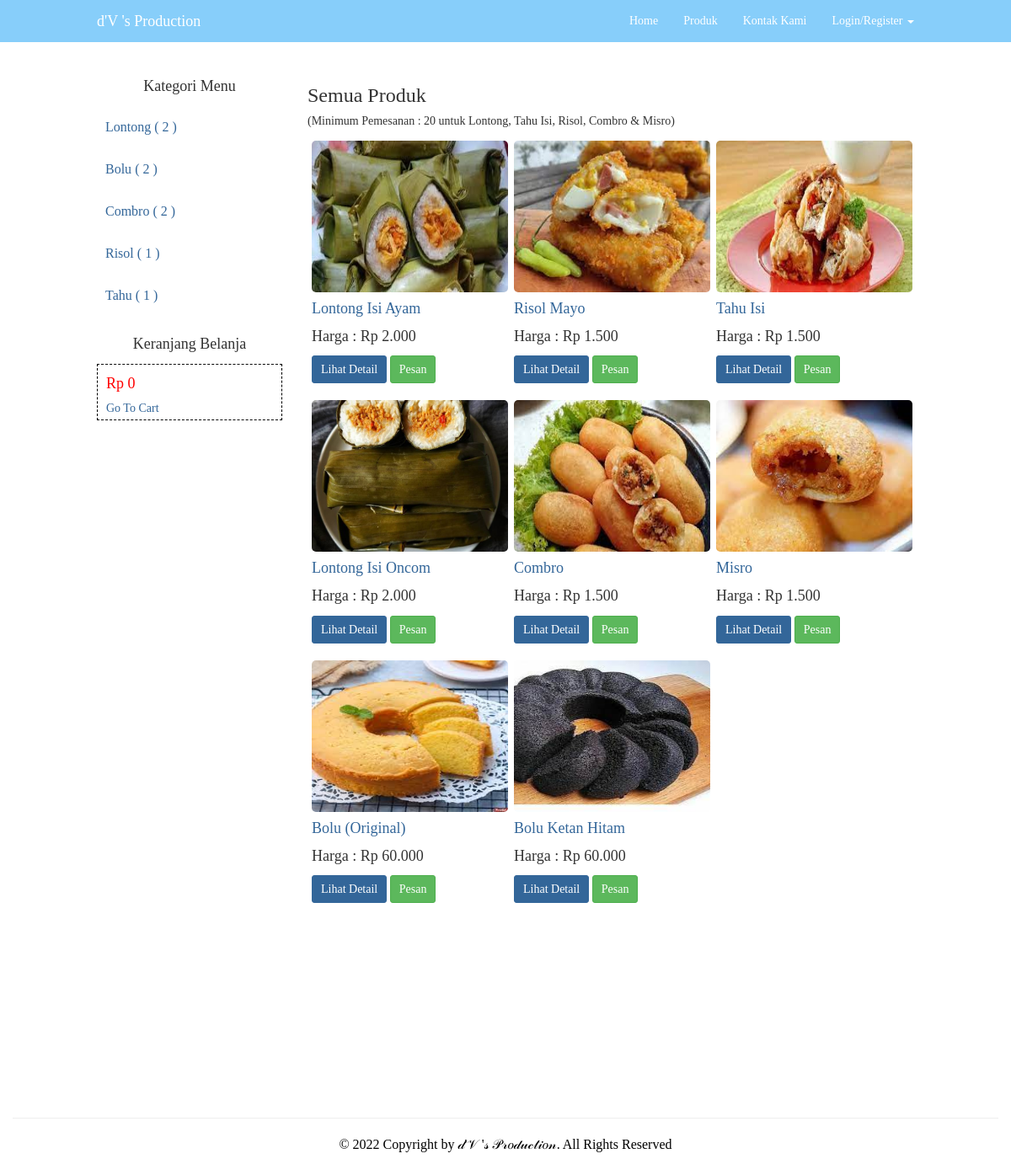
/produk.php, run on the app's committed database.
### tables this page shows
CREATE TABLE `kategori_produk` (
  `id` int(11) NOT NULL,
  `nama` varchar(30) NOT NULL,
  `deskripsi` text NOT NULL
);

CREATE TABLE `produk` (
  `id` int(11) NOT NULL,
  `nama` varchar(30) NOT NULL,
  `deskripsi` text NOT NULL,
  `gambar` varchar(50) NOT NULL,
  `harga` decimal(10,0) NOT NULL,
  `kategori_produk_id` int(11) NOT NULL
);

### inc/config.php (called while the page is built, shortened)
<?php
	$url = "";
?>

### produk.php (the view, shortened to what this page needs)
<?php
	include"inc/config.php";
	include"layout/header.php";
?>
	<div class="container" style="margin-top:10px; font-family: Maiandra GD;">
		<div class="row">
			<div class="col-md-3">
				<div style="width:100%; height:auto; padding-top:3px;padding-bottom:3px;">
					<h4 class="text-center">Kategori Menu</h4>
				</div>
				<ul class="kategori">
					<?php
					$kategori = mysql_query("SELECT * FROM kategori_produk");
					while($data = mysql_fetch_array($kategori)){
					?>
					<li><a href="<?php echo $url; ?>produk.php?kategori=<?php echo $data['id'] ?>"><?php echo $data['nama']; ?> (
					<?php
					$ck = mysql_num_rows(mysql_query("SELECT * FROM produk WHERE kategori_produk_id='$data[id]'"));
						if($ck > 0){ echo $ck;
						}else{ echo 0; } ?>
						)</a></li>
					<?php } ?>
				</ul>
				<div style="width:100%; height:auto; padding-top:3px;padding-bottom:3px;">
					<h4 class="text-center">Keranjang Belanja</h4>
				</div>
				<div style="width:100%; height:auto; padding-top:3px;padding-bottom:3px; padding-left:10px; border: 1px dashed #000;">
					<?php
					if(isset($_SESSION['cart'])){
					$total = 0;
					$cart = unserialize($_SESSION['cart']);
						if($cart == ''){
							$cart = [];
						}
						foreach($cart as $id => $qty){
							$product = mysql_fetch_array(mysql_query("select * from produk WHERE id='$id'"));
						if(isset($product)){
							$t = $qty * $product['harga'];
							$total += $t;
							}
						}
						echo '<h4 style="color:#f00;">Rp '. number_format($total, 0, ',', '.') .'</h4>';
						}else{
						echo '<h4 style="color:#f00;">Rp 0</h4>';
						}
						?>
					<a href="<?php echo $url; ?>keranjang.php">Go To Cart</a>
				</div>
			</div>
			<?php
			if(!empty($_GET['id'])){ ?>
			<?php
				extract($_GET);
				$k = mysql_query("SELECT * FROM produk where id='$id'");
				$data = mysql_fetch_array($k);
			?>
			<div class="col-md-9">
				<div class="row">
					<div class="col-md-12">
						<h3>Detail : <?php echo $data['nama'] ?></h3>
						<br/>
						<div class="col-md-12 content-menu" style="margin-top:-20px;">
							<?php $kat = mysql_fetch_array(mysql_query("SELECT * FROM kategori_produk where id='$data[kategori_produk_id]'"));  ?>
							<small>Kategori :<a href="<?php echo $url; ?>produk.php?kategori=<?php echo $kat['id'] ?>"><?php echo $kat['nama'] ?></a></small>
							<a href="<?php echo $url; ?>produk.php?id=<?php echo $data['id'] ?>">
								<img src="<?php echo $url; ?>uploads/<?php echo $data['gambar'] ?>" width="100%">
							</a>
							<br><br>
							<p><?php echo $data['deskripsi'] ?></p>
							<p style="font-size:18px">Harga : Rp <?php echo number_format($data['harga'], 0, ',', '.') ?></p>
							<p>
								<a href="<?php echo $url; ?>keranjang.php?act=beli&&produk_id=<?php echo $data['id'] ?>" class="btn btn-success" href="#" role="button">Pesan</a>
							</p>
						</div>
					</div>
				</div>
			</div>
			<?php }else{ ?>
				<div class="col-md-9">
					<div class="row">
						<div class="col-md-12">
							<h3>Semua Produk</h3>
							<h5>(Minimum Pemesanan : 20 untuk Lontong, Tahu Isi, Risol, Combro & Misro)</h5>
							<?php
								$k = mysql_query("SELECT * FROM produk");
								while($data = mysql_fetch_array($k)){
							?>
							<div class="col-md-4 content-menu">
								<a href="<?php echo $url; ?>produk.php?id=<?php echo $data['id'] ?>">
									<img style="width: 233px; height: 180px; border-radius: 5px;" src="<?php echo $url; ?>uploads/<?php echo $data['gambar'] ?>" >
									<h4><?php echo $data['nama'] ?></h4>
								</a>
								<p style="font-size:18px">Harga : Rp <?php echo number_format($data['harga'], 0, ',', '.') ?></p>
								<p>
									<a href="<?php echo $url; ?>produk.php?id=<?php echo $data['id'] ?>" class="btn btn-info btn-sm" href="#" role="button">Lihat Detail</a>
									<a href="<?php echo $url; ?>keranjang.php?act=beli&&produk_id=<?php echo $data['id'] ?>" class="btn btn-success btn-sm" href="#" role="button">Pesan</a>
								</p>
							</div>
							<?php } ?>
						</div>
					</div>
				</div>
			<?php } ?>
		</div>
	</div>
<?php include"layout/footer.php"; ?>

### assets/css/navbar-fixed-top.css (style rules this page uses)
body { padding-top: 70px; }

### assets/css/style.css (style rules this page uses)
@media (min-width: 768px) { .container { width: 750px; } }
@media (min-width: 992px) { .container { width: 970px; } }
@media (min-width: 1200px) { .container { width: 1000px; } }
.kategori li { list-style:none; margin-left:-40px; font-size:16px; line-height:30px; }
.content-menu { background-color: #FFF; padding:5px; }
* { transition: all 200ms ease-in-out; }
body { background-color: #fff; }
.kategori { background-color: #FFF; }
.kategori li { padding:10px; }

### data on the page
kategori_produk: nama "Lontong", ck "2"
kategori_produk: nama "Bolu", ck "2"
kategori_produk: nama "Combro", ck "2"
kategori_produk: nama "Risol", ck "1"
kategori_produk: nama "Tahu", ck "1"
produk: gambar (picture), nama "Lontong Isi Ayam", harga "2.000"
produk: gambar (picture), nama "Risol Mayo", harga "1.500"
produk: gambar (picture), nama "Tahu Isi", harga "1.500"
produk: gambar (picture), nama "Lontong Isi Oncom", harga "2.000"
produk: gambar (picture), nama "Combro", harga "1.500"
produk: gambar (picture), nama "Misro", harga "1.500"
produk: gambar (picture), nama "Bolu (Original)", harga "60.000"
produk: gambar (picture), nama "Bolu Ketan Hitam", harga "60.000"
